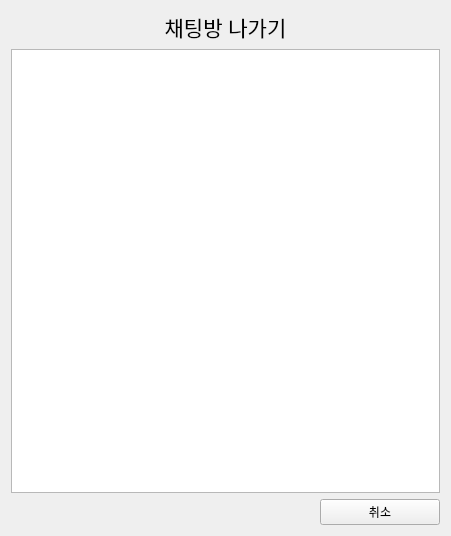
<?xml version="1.0" encoding="UTF-8"?>
<ui version="4.0">
 <class>ChatListLeave</class>
 <widget class="QWidget" name="ChatListLeave">
  <property name="geometry">
   <rect>
    <x>0</x>
    <y>0</y>
    <width>451</width>
    <height>536</height>
   </rect>
  </property>
  <property name="windowTitle">
   <string>Form</string>
  </property>
  <layout class="QVBoxLayout" name="verticalLayout_2">
   <item>
    <layout class="QVBoxLayout" name="verticalLayout">
     <item>
      <widget class="QLabel" name="chatcancellabel">
       <property name="text">
        <string>&lt;html&gt;&lt;head/&gt;&lt;body&gt;&lt;p align=&quot;center&quot;&gt;&lt;span style=&quot; font-size:16pt;&quot;&gt;채팅방 나가기&lt;/span&gt;&lt;/p&gt;&lt;/body&gt;&lt;/html&gt;</string>
       </property>
      </widget>
     </item>
    </layout>
   </item>
   <item>
    <layout class="QHBoxLayout" name="horizontalLayout">
     <item>
      <widget class="QListWidget" name="leaveList"/>
     </item>
    </layout>
   </item>
   <item>
    <layout class="QHBoxLayout" name="horizontalLayout_2">
     <item>
      <spacer name="horizontalSpacer">
       <property name="orientation">
        <enum>Qt::Orientation::Horizontal</enum>
       </property>
       <property name="sizeHint" stdset="0">
        <size>
         <width>40</width>
         <height>20</height>
        </size>
       </property>
      </spacer>
     </item>
     <item>
      <widget class="QPushButton" name="cancelBtn">
       <property name="minimumSize">
        <size>
         <width>120</width>
         <height>0</height>
        </size>
       </property>
       <property name="text">
        <string>취소</string>
       </property>
      </widget>
     </item>
    </layout>
   </item>
  </layout>
 </widget>
 <resources/>
 <connections/>
</ui>
